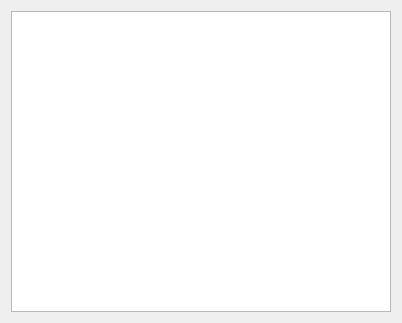
<?xml version="1.0" encoding="UTF-8"?>
<ui version="4.0">
 <class>totalsSheet</class>
 <widget class="QDialog" name="totalsSheet">
  <property name="geometry">
   <rect>
    <x>0</x>
    <y>0</y>
    <width>402</width>
    <height>323</height>
   </rect>
  </property>
  <property name="windowTitle">
   <string>Dialog</string>
  </property>
  <layout class="QGridLayout" name="gridLayout">
   <item row="0" column="0">
    <widget class="QListWidget" name="totals_list"/>
   </item>
  </layout>
 </widget>
 <resources/>
 <connections/>
</ui>
